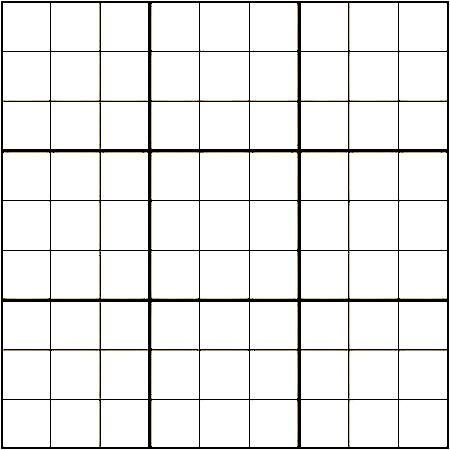
#> input picture Images/Board/sudoku_board.jpeg, 450 x 450 px
$ python -i ImageProcess.py   (imports and definitions only)
#> lines starting #> are read from the running program, lines starting #| are printed output that depends on the picture; after the words box and inside, x2 and y2 are one past the last pixel; in counts of white or black regions, pixels touching at a corner belong together
#> further down, picture is the input picture: shape (450, 450, 3); mean B, G, R 234.9, 235.6, 235.9
from re import I
import cv2
import numpy as np
import os
import environ

env=environ.Env()
#url = "/Users/nguyenvanan2730/Projects/Sudoku-AWS/sudoku/Images/Input-image-example/sudoku-image-example-level64.jpeg"
#file_name=os.path.splitext(os.path.basename(url))[0]
#1. Import the image
# [6 lines left out: function read_img, not called in this run]

#2. Preprocessing the image
def processing(img):
    path = "/Users/nguyenvanan2730/Projects/Sudoku-AWS/sudoku/Images/preprocess-input-image/"
    #2.1 Gaussian blur:  reduce noise obtained in thresholding algorithm (adaptive thresholding)
    #convert color image to gray image
    img = cv2.cvtColor(img, cv2.COLOR_BGR2GRAY)
    cv2.imwrite(f"{path}img1_bgr2gray.png",img)
    # cv2.imshow("img",img)
    # cv2.waitKey(0)

    #ksize.width and ksize.height can differ but they both must be positive and odd.
    img_gauss = cv2.GaussianBlur(img.copy(), (7, 7), 0)
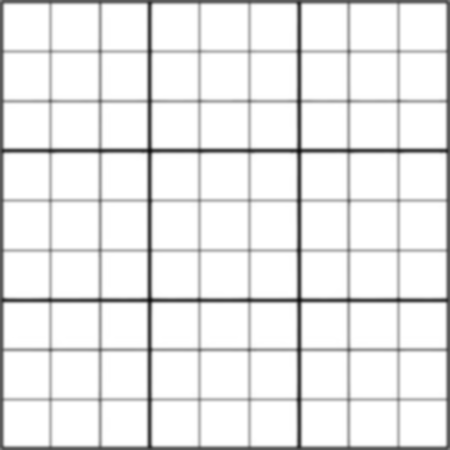
#> img_gauss: shape (450, 450); min 15, max 255, mean 234.9
    cv2.imwrite(f"{path}img2_GaussianBlur.png",img_gauss)
    # cv2.imshow("img_gauss",img_gauss)
    # cv2.waitKey(0)

    #2.2 Thresholding: Segmenting the regions of the image
    img_thres = cv2.adaptiveThreshold(img_gauss, 255, cv2.ADAPTIVE_THRESH_GAUSSIAN_C, cv2.THRESH_BINARY, 131, 2)
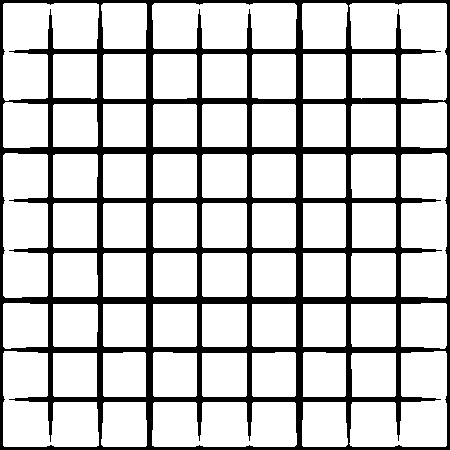
#> img_thres: shape (450, 450); 79.5% white; 1 black region, box (x1, y1, x2, y2) and area: (0, 0, 450, 450) 41602
    cv2.imwrite(f"{path}img3_adaptiveThreshold.png",img_thres)
    # cv2.imshow("adaptiveThreshold",img_thres)
    # cv2.waitKey(0)

    #2.3 Dilating the image: In cases like noise removal, erosion is followed by dilation.
    #object to be found should be white and background should be black.
    img_bitwise = cv2.bitwise_not(img_thres,img_thres)
    cv2.imwrite(f"{path}img4_bitwise.png",img_bitwise)
    # cv2.imshow("img_bitwise",img_bitwise)
    # cv2.waitKey(0)
    return img_bitwise

#3. Find the the sudoku's frame
def find_corners(img_proce, img_read):

    #find the contours on the img_proce
    ext_contours,hierarchy = cv2.findContours(img_proce, cv2.RETR_EXTERNAL, cv2.CHAIN_APPROX_SIMPLE)
#> ext_contours = [[[0, 0], [0, 449], [449, 449], [449, 0]]]
    #ext_contours = ext_contours[0] if len(ext_contours) == 2 else ext_contours[1]
    #Make the contours sort from the big to small
    ext_contours = sorted(ext_contours, key=cv2.contourArea, reverse=True)

    # [5 lines of commented-out code are left out]

    for contour in ext_contours[0:2]:
        #print("The lengt of contours: ", len(ext_contours))
        #輪郭の周囲の長さを計算できます
        deta=cv2.arcLength(contour,True)
        #曲線など多数の点で構成される輪郭をより少ない点で近似できます

        img_approx = cv2.approxPolyDP(contour, 0.015*deta, True)

        if len(img_approx) == 4:

            corners = [(corner[0][0],corner[0][1]) for corner in img_approx]
            #img_approx = np.argmin(img_approx,axis=0)
            print ("img_approx before", corners )
            corners = np.array(corners)
            """ 0/0---x--->
                |
                |
                y
                |
                |
                v """

            #20221222-fix the image was be roate incorrectly
            left_point=[]
            right_point=[]
            x_corner=[corners[0][0],corners[1][0],corners[2][0],corners[3][0]]
            y_corner=[corners[0][1],corners[1][1],corners[2][1],corners[3][1]]
            x_corner.sort()
            for index,item in enumerate(corners):
                if corners[index][0] < x_corner[2]:
                    left_point.append(corners[index])
                else:
                    right_point.append(corners[index])

            if left_point[0][1]<left_point[1][1]:
                top_left = left_point[0]
                bottom_left =left_point[1]
            else:
                top_left = left_point[1]
                bottom_left =left_point[0]

            if right_point[0][1]<right_point[1][1]:
                top_right = right_point[0]
                bottom_right =right_point[1]
            else:
                top_right = right_point[1]
                bottom_right =right_point[0]

            corners = [top_right, top_left, bottom_left, bottom_right]
            print(f"top_right, top_left, bottom_left, bottom_right", corners)
            return corners
    else:
        print("Cannot found the boudary of sudoku, please make sure the boundary is clear")
        return 0
#> this loop made 1 pass
#| img_approx before [(0, 0), (0, 449), (449, 449), (449, 0)]
#| top_right, top_left, bottom_left, bottom_right [array([449,   0], dtype=int32), array([0, 0], dtype=int32), array([  0, 449], dtype=int32), array([449, 449], dtype=int32)]

#4. Crop and transform the image
# [35 lines left out: function image_transform, not called in this run]


def detect_image(img_frame):
    # img_read = read_img(frame)
    img_proce = processing(img_frame)
    corners  = find_corners(img_proce, img_frame)
#> corners = [[449, 0], [0, 0], [0, 449], [449, 449]]
    return corners if corners !=0 else 0

>>> import cv2
>>> picture = cv2.imread('../../Images/Board/sudoku_board.jpeg')
>>> result = detect_image(picture)
#> result = [[449, 0], [0, 0], [0, 449], [449, 449]]
